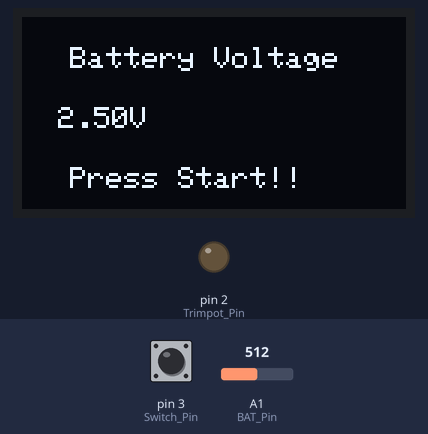
A sketch run on a simulated Arduino Uno, built with avr-gcc and run on an emulated ATmega328P. Shown: 128×64 one-colour display, output pins drawn as LEDs (lit = HIGH). Inputs (shaded band) come from the test bench; at power-on: pin 3 (Switch_Pin) HIGH, A1 (BAT_Pin) = 512.

Above: at 3.2 s.
3.3 s: pin 3 (Switch_Pin) pulled LOW for 3.2 s
At 4.3 s:
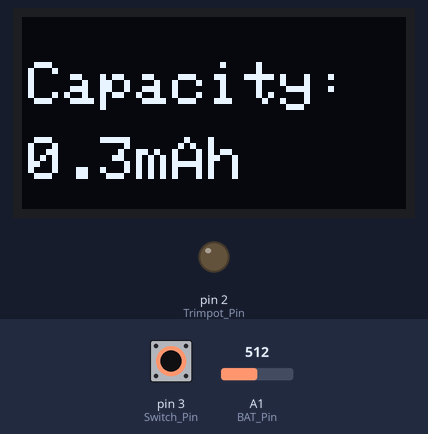
At 5.2 s:
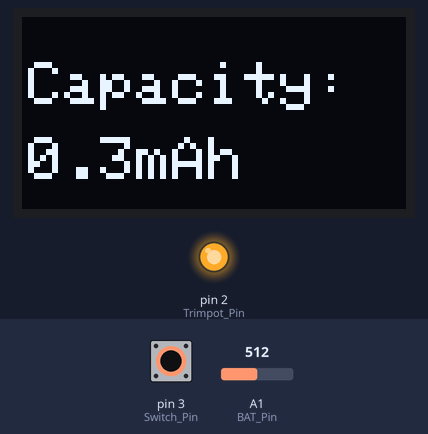
Timing chart, 0 to 6.7 s (numbered marks = the images above; inputs shaded):
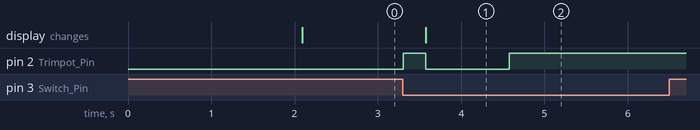

The sketch:

Li-ion_cap_tester.ino
```cpp
#include <Wire.h>
#include <Adafruit_SH1106.h>

#define OLED_RESET -1
Adafruit_SH1106 display(OLED_RESET);

void timerInterrupt();

const float Low_BAT_level = 2.80;
const int BAT_Pin = A1;
const byte Switch_Pin = 3;
const byte Trimpot_Pin = 2;
unsigned long Capacity;
float Capacity_f;
float Vcc = 5.00;
float BAT_Voltage = 0;
float sample = 0;
byte Hour = 0, Minute = 0, Second = 0;
bool initial = true, Done = false;


void setup() {
  pinMode(Switch_Pin, INPUT);
  pinMode(Trimpot_Pin, OUTPUT);
  digitalWrite(Trimpot_Pin, LOW);
  display.begin(SH1106_SWITCHCAPVCC, 0x3C);
  display.clearDisplay();
  display.setTextColor(WHITE);
  display.setCursor(16, 20);
  display.print("Li-ion battery");
  display.setCursor(12, 40);
  display.print("Capacity Tester");
  display.display();
  delay(2000);
}

void loop() {
  if (initial) {
    BAT_Voltage = analogRead(BAT_Pin) * Vcc / 1024.0;
    display.clearDisplay();
    display.setCursor(16, 10);
    display.print("Battery Voltage");
    display.setCursor(12, 30);
    display.print(BAT_Voltage);
    display.print("V");
    display.setCursor(16, 50);
    display.print("Press Start!!");
    display.display();
  }

  if (digitalRead(Switch_Pin) == LOW) {
    digitalWrite(Trimpot_Pin, HIGH);
    timerInterrupt();
    initial = false;
  }
}

void timerInterrupt() {

  while (Done == false) {  //(Done == false)
    Second++;
    if (Second == 60) {
      Second = 0;
      Minute++;
    }
    if (Minute == 60) {
      Minute = 0;
      Hour++;
    }

    //************ Measuring Battery Voltage ***********

    for (int i = 0; i < 100; i++) {
      sample = sample + analogRead(BAT_Pin);  //read the Battery voltage
      delay(2);
    }
    sample = sample / 100;
    BAT_Voltage = sample * Vcc / 1024.0;
    //*********************************************

    display.clearDisplay();
    display.setTextSize(2);
    display.setCursor(20, 5);
    // display.print(String(Hour) + ":" + String(Minute) + ":" + String(Second));
    display.print(Hour);
    display.print(":");
    display.print(Minute);
    display.print(":");
    display.print(Second);

    display.setTextSize(1);

    display.setCursor(2, 40);
    // display.print("Bat Volt:" + String(BAT_Voltage)+"V" );
    display.print("Bat Volt:");
    display.print(BAT_Voltage, 3);
    display.print("V");

    // When total seconds is greater than 32767 the statement below did not work until the byte values
    // Hour, Minute and Second were cast to an unsigned long. Apparently the compiler cast the byte
    // values to an "int" first which cannot represent 32768 correctly
    Capacity = ((unsigned long)Hour * 3600) + ((unsigned long)Minute * 60) + (unsigned long)Second;
    Capacity_f = ((float)Capacity * 1000) / 3600.0;

    display.setCursor(2, 55);
    // display.print("Capacity:" + String(Capacity) + "mAh");
    display.print("Capacity:");
    display.print(Capacity_f, 1);
    display.print("mAh");
    display.display();

    if (BAT_Voltage < Low_BAT_level) {  //BAT_Voltage < Low_BAT_level


      // When total seconds is greater than 32767 the statement below did not work until the byte values
      // Hour, Minute and Second were cast to an unsigned long. Apparently the compiler cast the byte
      // values to an "int" first which cannot represent 32768 correctly
      Capacity = ((unsigned long)Hour * 3600) + ((unsigned long)Minute * 60) + (unsigned long)Second;


      Capacity_f = ((float)Capacity * 1000) / 3600.0;


      display.clearDisplay();
      display.setTextSize(2);
      display.setCursor(2, 15);
      display.print("Capacity:");
      display.setCursor(2, 40);
      display.print(Capacity_f, 1);
      display.print("mAh");
      display.display();
      Done = true;
      digitalWrite(Trimpot_Pin, LOW);
    }
    delay(1000);
  }
}
```

Measured:
- after the input at 3.3 s, pin 2 (Trimpot_Pin): LOW → HIGH at once, → LOW 0.27 s later, → HIGH 1.0 s later; the display: changes after 0.28 s (image 1)
